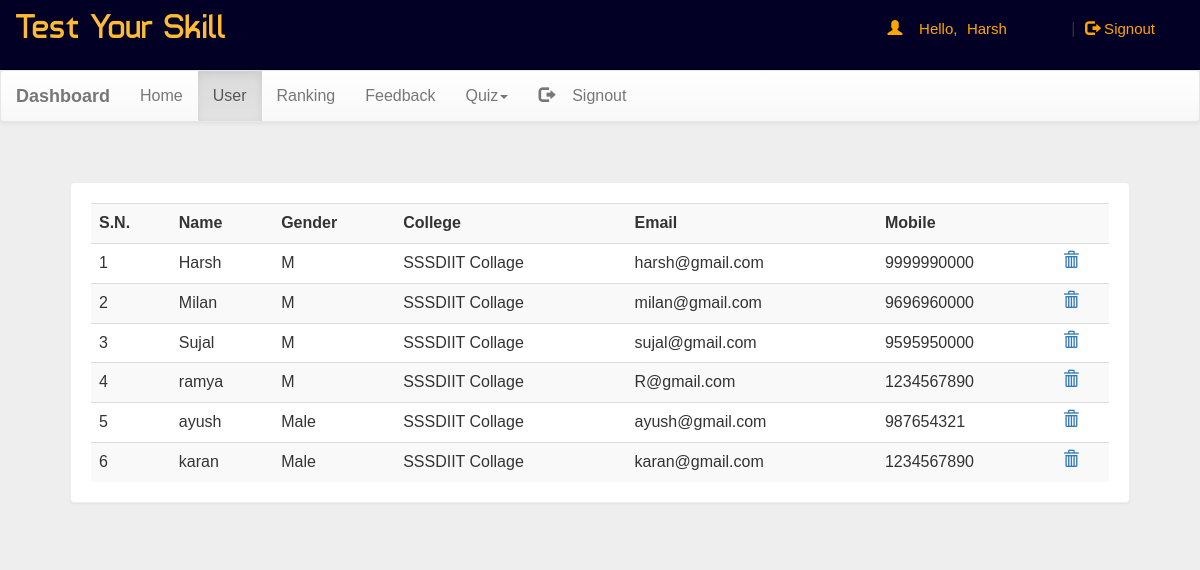
/online-examination-system/dash.php?q=1 (signed in), run on the app's committed database.
### tables this page shows
CREATE TABLE `user` (
  `name` varchar(255) NOT NULL,
  `gender` varchar(255) NOT NULL,
  `college` varchar(255) NOT NULL,
  `email` varchar(255) NOT NULL,
  `mob` bigint(20) NOT NULL,
  `password` varchar(255) NOT NULL
);

### online-examination-system/dash.php (the view, shortened to what this page needs)
<!DOCTYPE html
  PUBLIC "-//W3C//DTD XHTML 1.0 Transitional//EN" "http://www.w3.org/TR/xhtml1/DTD/xhtml1-transitional.dtd">
<html xmlns="http://www.w3.org/1999/xhtml">
<head>
  <link rel="stylesheet" href="css/bootstrap.min.css" />
  <link rel="stylesheet" href="css/bootstrap-theme.min.css" />
  <link rel="stylesheet" href="css/main.css">
  <link rel="stylesheet" href="css/font.css">
</head>
<body style="background:#eee;">
  <div class="header">
    <div class="row">
      <div class="col-lg-6">
        <span class="logo">Test Your Skill</span>
      </div>
      <?php
      include_once 'dbConnection.php';
      if (!(isset($_SESSION['email']))) {
        header("location:index.php");
      } else {
        $name = $_SESSION['name'];
        echo '<span class="pull-right top title1" ><span class="log1"><span class="glyphicon glyphicon-user" aria-hidden="true"></span>&nbsp;&nbsp;&nbsp;&nbsp;Hello,</span> <a href="account.php" class="log log1">' . $name . '</a>&nbsp;|&nbsp;<a href="logout.php?q=account.php" class="log"><span class="glyphicon glyphicon-log-out" aria-hidden="true"></span>&nbsp;Signout</button></a></span>';
      } ?>
    </div>
  </div>
  <nav class="navbar navbar-default title1">
    <div class="container-fluid">
      <div class="navbar-header">
        <a class="navbar-brand" href="dash.php?q=0"><b>Dashboard</b></a>
      </div>
      <div class="collapse navbar-collapse" id="bs-example-navbar-collapse-1">
        <ul class="nav navbar-nav">
          <li <?php if (@$_GET['q'] == 0)
            echo 'class="active"'; ?>>
            <a href="dash.php?q=0">Home
            </a>
          </li>
          <li <?php if (@$_GET['q'] == 1)
            echo 'class="active"'; ?>><a href="dash.php?q=1">User</a></li>
          <li <?php if (@$_GET['q'] == 2)
            echo 'class="active"'; ?>><a href="dash.php?q=2">Ranking</a></li>
          <li <?php if (@$_GET['q'] == 3)
            echo 'class="active"'; ?>><a href="dash.php?q=3">Feedback</a></li>
          <li class="dropdown <?php if (@$_GET['q'] == 4 || @$_GET['q'] == 5)
            echo 'active"'; ?>">
            <a href="#" class="dropdown-toggle" data-toggle="dropdown" role="button" aria-haspopup="true"
              aria-expanded="false">Quiz<span class="caret"></span></a>
          </li>
          <li class="pull-right"> <a href="logout.php?q=account.php"><span class="glyphicon glyphicon-log-out"
                aria-hidden="true"></span>&nbsp;&nbsp;&nbsp;&nbsp;Signout</a></li>
        </ul>
      </div>
    </div>
  </nav>
  <div class="container">
    <div class="row">
      <div class="col-md-12">
        <?php if (@$_GET['q'] == 1) {
          $result = mysqli_query($con, "SELECT * FROM user") or die('Error');
          echo '<div class="panel"><div class="table-responsive"><table class="table table-striped title1">
<tr><td><b>S.N.</b></td><td><b>Name</b></td><td><b>Gender</b></td><td><b>College</b></td><td><b>Email</b></td><td><b>Mobile</b></td><td></td></tr>';
          $c = 1;
          while ($row = mysqli_fetch_array($result)) {
            $name = $row['name'];
            $mob = $row['mob'];
            $gender = $row['gender'];
            $email = $row['email'];
            $college = $row['college'];
            echo '<tr><td>' . $c++ . '</td><td>' . $name . '</td><td>' . $gender . '</td><td>' . $college . '</td><td>' . $email . '</td><td>' . $mob . '</td>
	<td><a title="Delete User" href="update.php?demail=' . $email . '"><b><span class="glyphicon glyphicon-trash" aria-hidden="true"></span></b></a></td></tr>';
          }
          echo '</table></div></div>';
        } ?>
      </div>
    </div>
  </div>
</body>
</html>

### online-examination-system/css/main.css (style rules this page uses)
body { overflow-x:hidden; width:100%; font: 15px "Century Gothic", "Times Roman", sans-serif; background:#eee; min-height:550px; background-attachment:fixed; }
.panel { border-color:#eee; margin:40px; padding:20px; font: 15px "Century Gothic", "Times Roman", sans-serif; }
.header { background: rgb(2,0,36); height:70px; }
.logo { font-family:'typo'; font-size:35px; color:#ffbb33; margin:15px; }
.title1 { font: 16px "Century Gothic", "Times Roman", sans-serif; }
.top { margin-top:20px; }
.log1 { font: 15px 'Ubuntu', sans-serif; color:orange; margin-left:10px; }
.log { margin:10px; margin-right:60px; margin-left:5px; color:orange; text-decoration:none; font-size:20px; font-size:15px; }

### data on the page
user: name "Harsh", gender "M", college "SSSDIIT Collage", email "harsh@gmail.com", mob "9999990000"
user: name "Milan", gender "M", college "SSSDIIT Collage", email "milan@gmail.com", mob "9696960000"
user: name "Sujal", gender "M", college "SSSDIIT Collage", email "sujal@gmail.com", mob "9595950000"
user: name "ramya", gender "M", college "SSSDIIT Collage", email "R@gmail.com", mob "1234567890"
user: name "ayush", gender "Male", college "SSSDIIT Collage", email "ayush@gmail.com", mob "987654321"
user: name "karan", gender "Male", college "SSSDIIT Collage", email "karan@gmail.com", mob "1234567890"

### other printed values
$name "Harsh"
